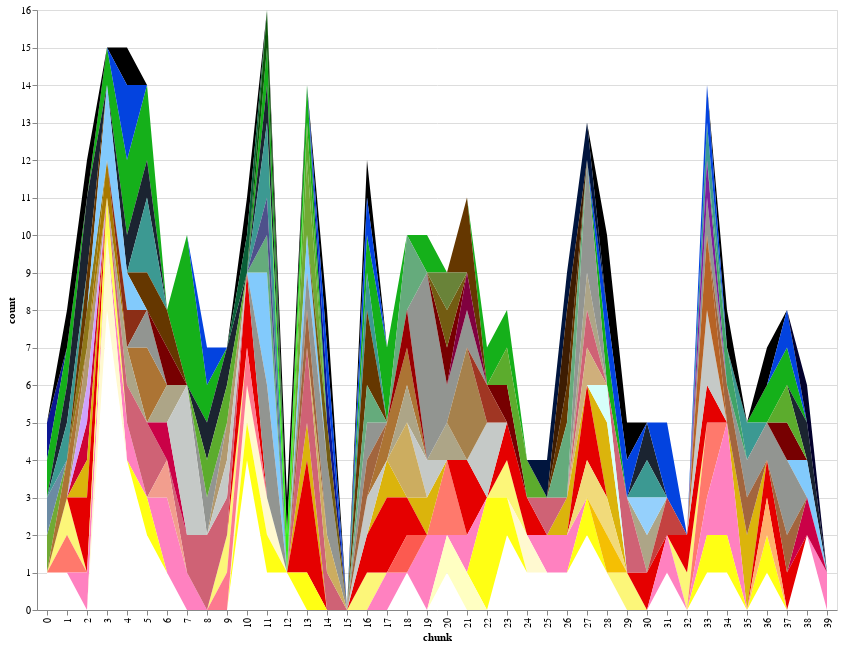

Here is the notebook cell this chart was saved with:
### Code cell
plotA(df2)

### Figure 1 — Vega-Lite specification as saved in the notebook (floating-point values rounded to 4 significant figures; data arrays with more than 128 entries replaced by an {"elided": "..."} marker saying what was removed)
{"$schema": "https://vega.github.io/schema/vega-lite/v3.4.0.json", "config": {"mark": {"tooltip": null}, "view": {"height": 300, "width": 400}}, "data": {"name": "data-b1cd6f055d353be973b2f36fe3480342"}, "datasets": {"data-b1cd6f055d353be973b2f36fe3480342": {"elided": "2520 records"}}, "encoding": {"color": {"field": "hex", "scale": null, "type": "nominal"}, "tooltip": {"field": "color", "type": "nominal"}, "x": {"field": "chunk", "type": "ordinal"}, "y": {"field": "count", "type": "quantitative"}}, "height": 600, "mark": "area", "selection": {"selector002": {"bind": "scales", "type": "interval"}}, "width": 800}
